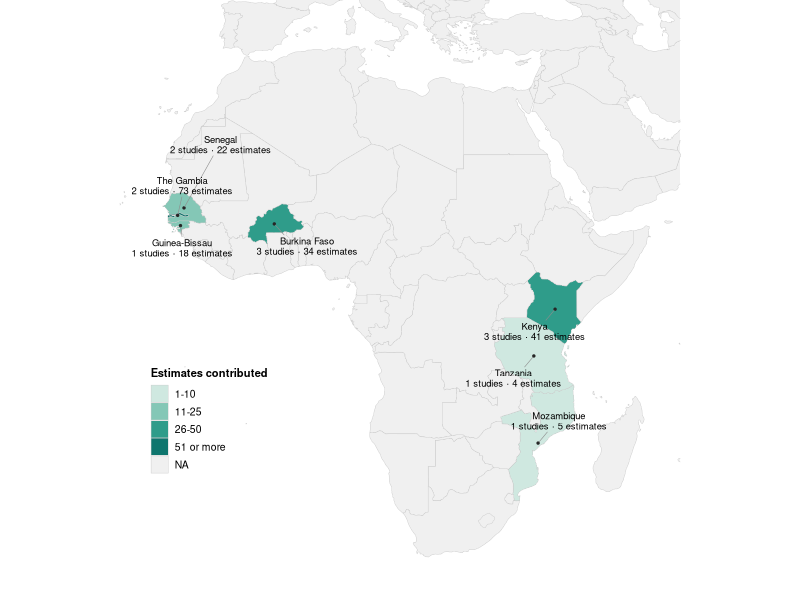
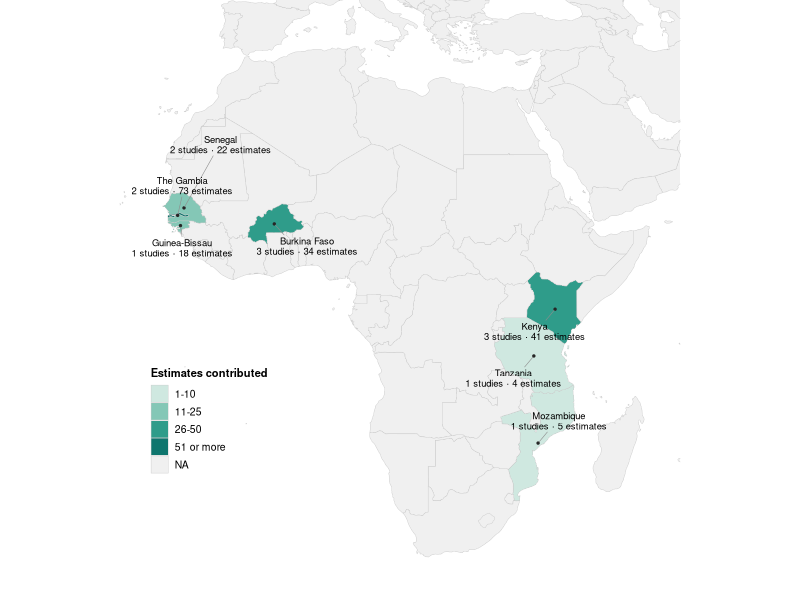
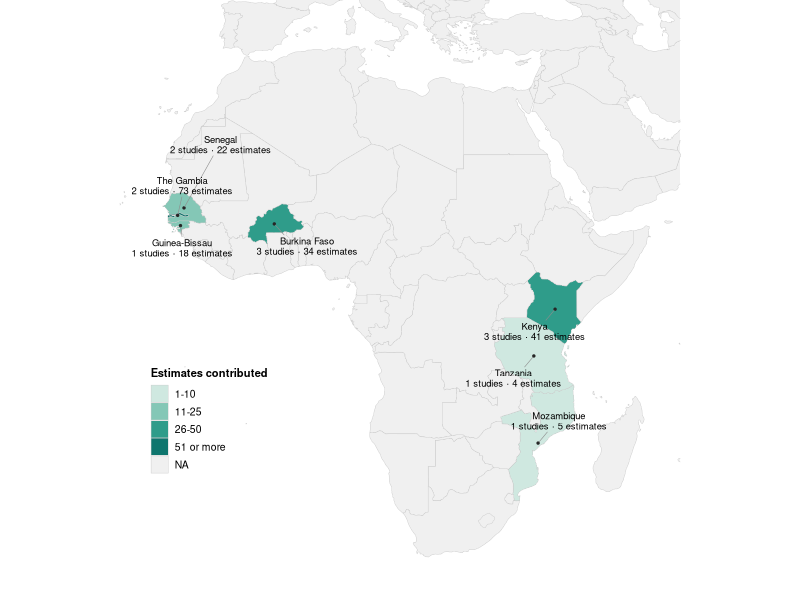
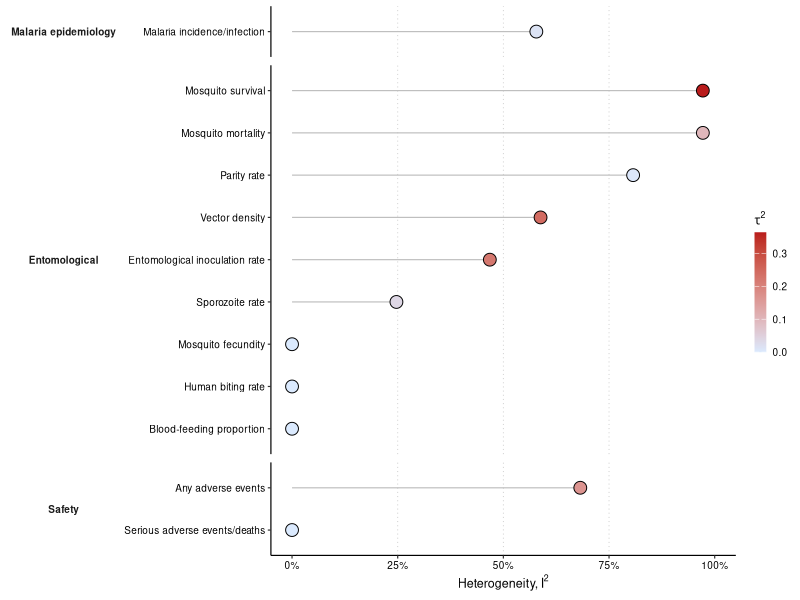
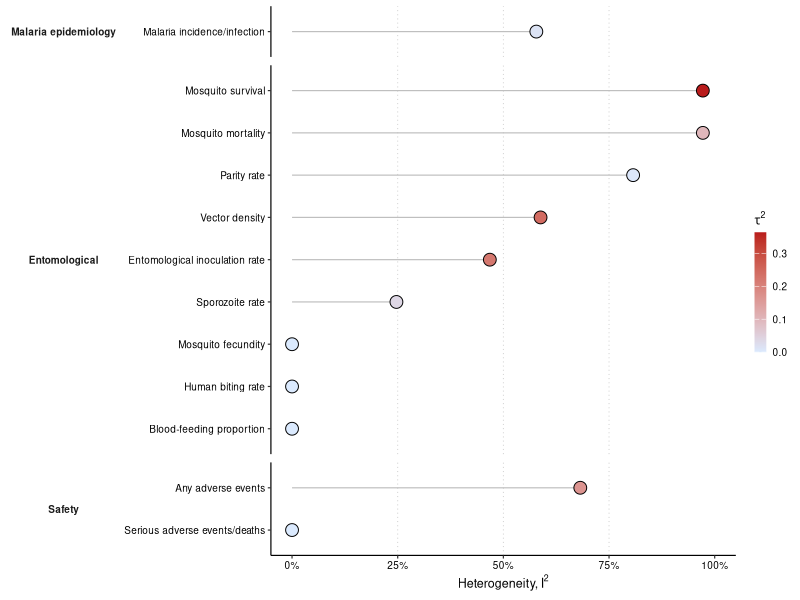
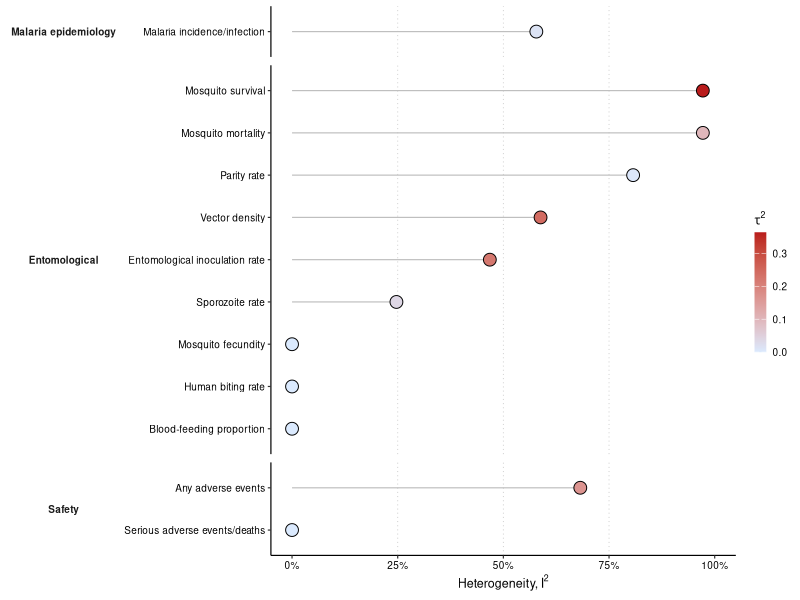
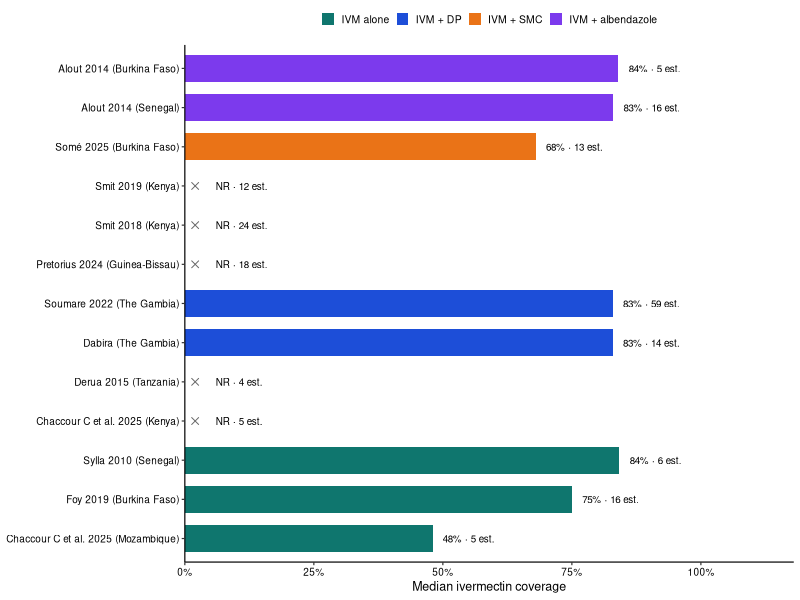
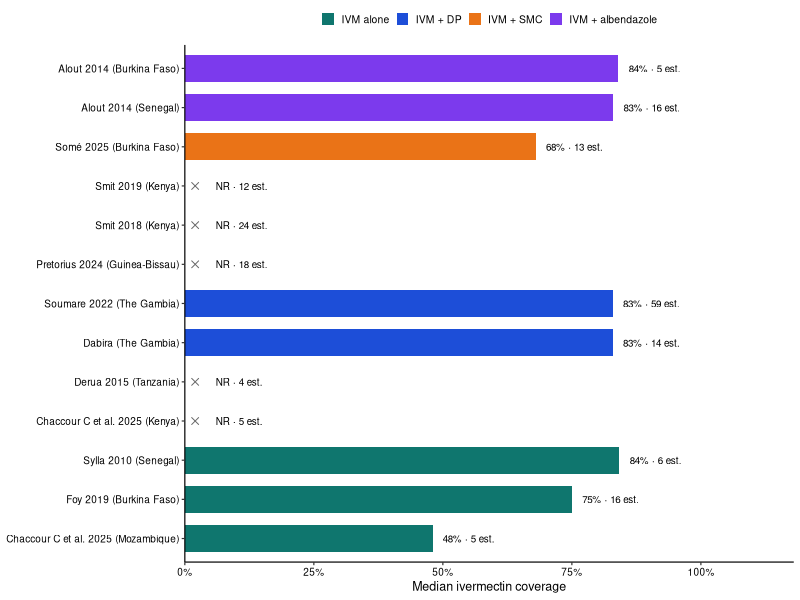

Generate these figures, in order, with R:
###############################################################################
# Ivermectin–malaria SRMA — TABLE-AS-FIGURE visualisations
#
#  A. Africa study map            (from Table 1)  -> tabfig_africa_map
#  B. Heterogeneity view (I2/tau2)(from Table 2)  -> tabfig_heterogeneity
#  C. Study-characteristics panel (from Table 1)  -> tabfig_study_panel
#
# Clean journal style: short title only, dataset used as collected.
# Export: vector PDF (Cairo if available, else base pdf) + 500 dpi LZW TIFF + PNG.
#
# install.packages(c("readxl","dplyr","stringr","ggplot2","forcats","scales",
#                    "tidyr","maps","ggrepel"))
###############################################################################

library(readxl); library(dplyr); library(stringr); library(ggplot2)
library(forcats); library(scales); library(tidyr)

save_lancet <- function(plot, name, width_mm, height_mm) {
  ## Base "pdf" device: portable everywhere (Cairo is broken on some Windows R
  ## builds yet still reports as available). Swap in cairo_pdf if you have
  ## working Cairo and want embedded fonts.
  ggsave(paste0(name, ".pdf"),  plot, device = "pdf",
         width = width_mm, height = height_mm, units = "mm")
  ggsave(paste0(name, ".tiff"), plot, device = "tiff", width = width_mm,
         height = height_mm, units = "mm", dpi = 500, compression = "lzw", bg = "white")
  ggsave(paste0(name, ".png"),  plot, device = "png", width = width_mm,
         height = height_mm, units = "mm", dpi = 300, bg = "white"); invisible(NULL)
}
theme_paper <- theme_classic(base_size = 9) +
  theme(plot.title = element_text(face = "bold", size = 10),
        axis.text = element_text(colour = "black"))

## intervention palette (shared across figures)
int_levels <- c("IVM alone", "IVM + DP", "IVM + SMC", "IVM + albendazole")
int_pal <- c("IVM alone" = "#0f766e", "IVM + DP" = "#1d4ed8",
             "IVM + SMC" = "#ea7317", "IVM + albendazole" = "#7c3aed")

## Classify from the intervention ARM only. Albendazole given as a comparator
## or as a baseline dewormer (Chaccour, Foy) is NOT co-administration, so we do
## not read it from the comparator field.
classify_int <- function(pkg) {
  pkg <- coalesce(pkg, "")
  case_when(
    str_detect(pkg, regex("SMC|Seasonal", TRUE))         ~ "IVM + SMC",
    str_detect(pkg, regex("piperaquine|\\bDP\\b", TRUE)) ~ "IVM + DP",
    str_detect(pkg, regex("Albendazole", TRUE))          ~ "IVM + albendazole",
    TRUE                                                  ~ "IVM alone")
}

## ---- data (as collected) -------------------------------------------------
harm <- read_excel("ivermectin_FINAL.xlsx", sheet = "Harmonised_effects") %>%
  mutate(Coverage_pct = suppressWarnings(as.numeric(Coverage_pct)),
         intervention = factor(classify_int(Intervention_Package),
                               levels = int_levels))

###############################################################################
# A. AFRICA STUDY MAP  (one bubble per study x country; size = n estimates)
###############################################################################
library(maps); library(ggrepel)

# approximate country centroids (lon, lat) for label placement
cent <- tribble(
  ~Country,          ~lon,    ~lat,
  "Burkina Faso",   -1.75,   12.24,
  "Guinea-Bissau", -15.00,   12.00,
  "Kenya",          37.90,    0.20,
  "Mozambique",     35.50,  -18.70,
  "Senegal",       -14.50,   14.50,
  "Tanzania",       34.90,   -6.40,
  "The Gambia",    -15.40,   13.45)

# ONE message: how much evidence each country contributed. Binned for a clean,
# discrete legend (estimate counts are very skewed). Intervention is deliberately
# NOT mapped here because it varies within countries (see the study panel).
ctry <- harm %>%
  group_by(Country) %>%
  summarise(n_est = n(), n_studies = n_distinct(Author_Year), .groups = "drop") %>%
  mutate(region = recode(Country, "The Gambia" = "Gambia"),
         bin = cut(n_est, breaks = c(0, 10, 25, 50, Inf),
                   labels = c("1-10", "11-25", "26-50", "51 or more")))

africa <- map_data("world")
map_df <- left_join(africa, select(ctry, region, bin), by = "region")

lab <- ctry %>% left_join(cent, by = "Country") %>%
  mutate(txt = paste0(Country, "\n", n_studies, " studies · ", n_est, " estimates"))

fills <- c("1-10" = "#cfe8e0", "11-25" = "#84c7b6",
           "26-50" = "#2f9c8a", "51 or more" = "#0f766e")

p_map <- ggplot() +
  geom_polygon(data = map_df, aes(long, lat, group = group, fill = bin),
               colour = "grey80", linewidth = 0.15) +
  scale_fill_manual(values = fills, na.value = "grey94",
                    name = "Estimates contributed", drop = FALSE) +
  geom_point(data = lab, aes(lon, lat), size = 0.5, colour = "grey15") +
  geom_text_repel(data = lab, aes(lon, lat, label = txt),
                  size = 2.4, lineheight = 0.9, box.padding = 0.6,
                  min.segment.length = 0, segment.colour = "grey55",
                  segment.size = 0.2, seed = 1) +
  coord_quickmap(xlim = c(-20, 52), ylim = c(-37, 40)) +
  labs(x = NULL, y = NULL) +
  theme_void(base_size = 9) +
  theme(legend.position = c(0.16, 0.30),
        legend.key.size = unit(4.5, "mm"),
        legend.title = element_text(size = 8, face = "bold"),
        legend.text = element_text(size = 7.5))

save_lancet(p_map, "tabfig_africa_map", width_mm = 160, height_mm = 160)

###############################################################################
# B. HETEROGENEITY VIEW  (I2 lollipop per outcome; colour = tau2)  [Table 2]
###############################################################################
het <- read_excel("ivermectin_FINAL.xlsx", sheet = "Main_Table2_revised_PI") %>%
  rename(I2 = `I² (%)`, tau2 = `tau²`) %>%
  filter(Outcome != "Other outcome") %>%
  mutate(I2 = as.numeric(I2), tau2 = as.numeric(tau2),
         domain = factor(Domain,
                    levels = c("Malaria epidemiology","Entomological","Safety"))) %>%
  arrange(domain, I2) %>% mutate(Outcome = fct_inorder(Outcome))

p_het <- ggplot(het, aes(I2, Outcome)) +
  geom_vline(xintercept = c(25, 50, 75), linetype = 3, colour = "grey80", linewidth = 0.3) +
  geom_segment(aes(x = 0, xend = I2, yend = Outcome), colour = "grey75", linewidth = 0.4) +
  geom_point(aes(fill = tau2), shape = 21, size = 4, colour = "black") +
  facet_grid(domain ~ ., scales = "free_y", space = "free_y", switch = "y") +
  scale_fill_gradient(low = "#dbeafe", high = "#b91c1c", name = expression(tau^2)) +
  scale_x_continuous(limits = c(0, 100), breaks = c(0, 25, 50, 75, 100),
                     labels = function(x) paste0(x, "%")) +
  labs(x = expression("Heterogeneity, "*I^2), y = NULL) +
  theme_paper +
  theme(strip.placement = "outside",
        strip.text.y.left = element_text(angle = 0, face = "bold"),
        strip.background = element_blank(),
        panel.spacing = unit(6, "pt"),
        legend.position = "right", legend.key.width = unit(3, "mm"))

save_lancet(p_het, "tabfig_heterogeneity", width_mm = 168, height_mm = 105)

###############################################################################
# C. STUDY-CHARACTERISTICS PANEL  (coverage bar + intervention colour) [Table 1]
###############################################################################
panel <- harm %>%
  group_by(Author_Year, Country) %>%
  summarise(coverage = suppressWarnings(max(Coverage_pct, na.rm = TRUE)),
            n_est = n(), intervention = first(intervention), .groups = "drop") %>%
  mutate(coverage = ifelse(is.finite(coverage), coverage, NA_real_),
         label = paste0(Author_Year, " (", Country, ")")) %>%
  arrange(intervention, coverage) %>% mutate(label = fct_inorder(label))

p_panel <- ggplot(panel, aes(coverage, label, fill = intervention)) +
  geom_col(width = 0.68, na.rm = TRUE) +
  # mark "not reported" coverage with a hollow tick at the axis
  geom_point(data = subset(panel, is.na(coverage)), aes(y = label),
             x = 2, shape = 4, size = 2, colour = "grey40", inherit.aes = FALSE) +
  geom_text(aes(x = ifelse(is.na(coverage), 6, coverage + 2),
                label = ifelse(is.na(coverage),
                               paste0("NR · ", n_est, " est."),
                               paste0(round(coverage), "% · ", n_est, " est."))),
            hjust = 0, size = 2.5, colour = "black") +
  scale_fill_manual(values = int_pal, drop = FALSE, name = NULL) +
  scale_x_continuous(limits = c(0, 118), breaks = c(0, 25, 50, 75, 100),
                     labels = function(x) paste0(x, "%"),
                     expand = expansion(mult = c(0, 0))) +
  labs(x = "Median ivermectin coverage", y = NULL) +
  theme_paper +
  theme(legend.position = "top", legend.key.size = unit(3.5, "mm"),
        legend.text = element_text(size = 7.5))

save_lancet(p_panel, "tabfig_study_panel", width_mm = 168, height_mm = 95)

message("Done. Wrote tabfig_africa_map, tabfig_heterogeneity, tabfig_study_panel (pdf/tiff/png).")
